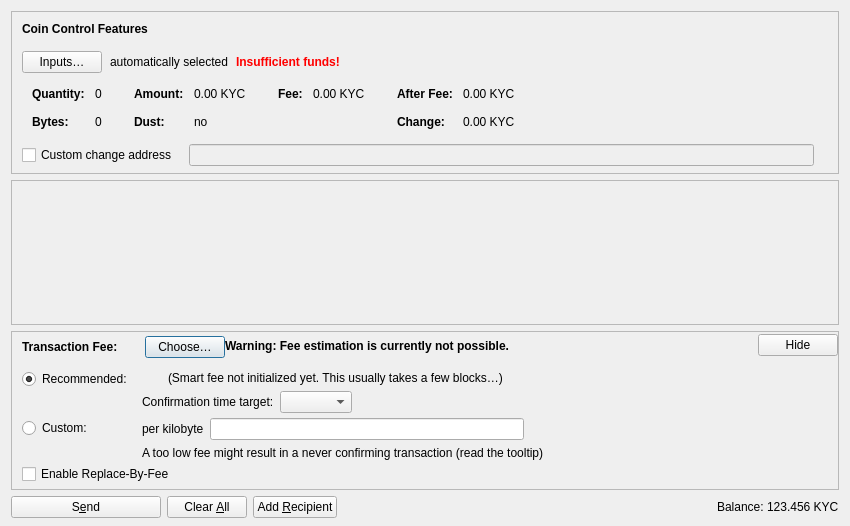
<?xml version="1.0" encoding="UTF-8"?>
<ui version="4.0">
 <class>SendCoinsDialog</class>
 <widget class="QDialog" name="SendCoinsDialog">
  <property name="geometry">
   <rect>
    <x>0</x>
    <y>0</y>
    <width>850</width>
    <height>526</height>
   </rect>
  </property>
  <property name="windowTitle">
   <string>Send Coins</string>
  </property>
  <layout class="QVBoxLayout" name="verticalLayout" stretch="0,1,0,0">
   <property name="bottomMargin">
    <number>8</number>
   </property>
   <item>
    <widget class="QFrame" name="frameCoinControl">
     <property name="sizePolicy">
      <sizepolicy hsizetype="Expanding" vsizetype="Expanding">
       <horstretch>0</horstretch>
       <verstretch>0</verstretch>
      </sizepolicy>
     </property>
     <property name="maximumSize">
      <size>
       <width>16777215</width>
       <height>16777215</height>
      </size>
     </property>
     <property name="frameShape">
      <enum>QFrame::StyledPanel</enum>
     </property>
     <property name="frameShadow">
      <enum>QFrame::Sunken</enum>
     </property>
     <layout class="QVBoxLayout" name="verticalLayoutCoinControl2">
      <property name="spacing">
       <number>0</number>
      </property>
      <property name="leftMargin">
       <number>0</number>
      </property>
      <property name="topMargin">
       <number>0</number>
      </property>
      <property name="rightMargin">
       <number>0</number>
      </property>
      <property name="bottomMargin">
       <number>6</number>
      </property>
      <item>
       <layout class="QVBoxLayout" name="verticalLayoutCoinControl" stretch="0,0,0,0,1">
        <property name="spacing">
         <number>0</number>
        </property>
        <property name="leftMargin">
         <number>10</number>
        </property>
        <property name="topMargin">
         <number>10</number>
        </property>
        <item>
         <layout class="QHBoxLayout" name="horizontalLayoutCoinControl1">
          <property name="bottomMargin">
           <number>15</number>
          </property>
          <item>
           <widget class="QLabel" name="labelCoinControlFeatures">
            <property name="sizePolicy">
             <sizepolicy hsizetype="Preferred" vsizetype="Maximum">
              <horstretch>0</horstretch>
              <verstretch>0</verstretch>
             </sizepolicy>
            </property>
            <property name="font">
             <font>
              <weight>75</weight>
              <bold>true</bold>
             </font>
            </property>
            <property name="styleSheet">
             <string notr="true">font-weight:bold;</string>
            </property>
            <property name="text">
             <string>Coin Control Features</string>
            </property>
           </widget>
          </item>
         </layout>
        </item>
        <item>
         <layout class="QHBoxLayout" name="horizontalLayoutCoinControl2" stretch="0,0,0,0">
          <property name="spacing">
           <number>8</number>
          </property>
          <property name="bottomMargin">
           <number>10</number>
          </property>
          <item>
           <widget class="QPushButton" name="pushButtonCoinControl">
            <property name="styleSheet">
             <string notr="true"/>
            </property>
            <property name="text">
             <string>Inputs…</string>
            </property>
            <property name="autoDefault">
             <bool>false</bool>
            </property>
           </widget>
          </item>
          <item>
           <widget class="QLabel" name="labelCoinControlAutomaticallySelected">
            <property name="text">
             <string>automatically selected</string>
            </property>
            <property name="margin">
             <number>5</number>
            </property>
           </widget>
          </item>
          <item>
           <widget class="QLabel" name="labelCoinControlInsuffFunds">
            <property name="font">
             <font>
              <weight>75</weight>
              <bold>true</bold>
             </font>
            </property>
            <property name="styleSheet">
             <string notr="true">color:red;font-weight:bold;</string>
            </property>
            <property name="text">
             <string>Insufficient funds!</string>
            </property>
            <property name="margin">
             <number>5</number>
            </property>
           </widget>
          </item>
          <item>
           <spacer name="horizontalSpacerCoinControl">
            <property name="orientation">
             <enum>Qt::Horizontal</enum>
            </property>
            <property name="sizeHint" stdset="0">
             <size>
              <width>40</width>
              <height>1</height>
             </size>
            </property>
           </spacer>
          </item>
         </layout>
        </item>
        <item>
         <widget class="QWidget" name="widgetCoinControl" native="true">
          <property name="sizePolicy">
           <sizepolicy hsizetype="Preferred" vsizetype="Preferred">
            <horstretch>0</horstretch>
            <verstretch>0</verstretch>
           </sizepolicy>
          </property>
          <property name="minimumSize">
           <size>
            <width>0</width>
            <height>0</height>
           </size>
          </property>
          <property name="styleSheet">
           <string notr="true"/>
          </property>
          <layout class="QHBoxLayout" name="horizontalLayoutCoinControl5">
           <property name="leftMargin">
            <number>0</number>
           </property>
           <property name="topMargin">
            <number>0</number>
           </property>
           <property name="rightMargin">
            <number>0</number>
           </property>
           <property name="bottomMargin">
            <number>0</number>
           </property>
           <item>
            <layout class="QHBoxLayout" name="horizontalLayoutCoinControl3" stretch="0,0,0,1">
             <property name="spacing">
              <number>20</number>
             </property>
             <property name="topMargin">
              <number>0</number>
             </property>
             <property name="bottomMargin">
              <number>10</number>
             </property>
             <item>
              <layout class="QFormLayout" name="formLayoutCoinControl1">
               <property name="horizontalSpacing">
                <number>10</number>
               </property>
               <property name="verticalSpacing">
                <number>14</number>
               </property>
               <property name="leftMargin">
                <number>10</number>
               </property>
               <property name="topMargin">
                <number>4</number>
               </property>
               <property name="rightMargin">
                <number>6</number>
               </property>
               <item row="0" column="0">
                <widget class="QLabel" name="labelCoinControlQuantityText">
                 <property name="font">
                  <font>
                   <weight>75</weight>
                   <bold>true</bold>
                  </font>
                 </property>
                 <property name="text">
                  <string>Quantity:</string>
                 </property>
                 <property name="margin">
                  <number>0</number>
                 </property>
                </widget>
               </item>
               <item row="0" column="1">
                <widget class="QLabel" name="labelCoinControlQuantity">
                 <property name="cursor">
                  <cursorShape>IBeamCursor</cursorShape>
                 </property>
                 <property name="contextMenuPolicy">
                  <enum>Qt::ActionsContextMenu</enum>
                 </property>
                 <property name="text">
                  <string notr="true">0</string>
                 </property>
                 <property name="margin">
                  <number>0</number>
                 </property>
                 <property name="textInteractionFlags">
                  <set>Qt::LinksAccessibleByMouse|Qt::TextSelectableByKeyboard|Qt::TextSelectableByMouse</set>
                 </property>
                </widget>
               </item>
               <item row="1" column="0">
                <widget class="QLabel" name="labelCoinControlBytesText">
                 <property name="font">
                  <font>
                   <weight>75</weight>
                   <bold>true</bold>
                  </font>
                 </property>
                 <property name="text">
                  <string>Bytes:</string>
                 </property>
                </widget>
               </item>
               <item row="1" column="1">
                <widget class="QLabel" name="labelCoinControlBytes">
                 <property name="cursor">
                  <cursorShape>IBeamCursor</cursorShape>
                 </property>
                 <property name="contextMenuPolicy">
                  <enum>Qt::ActionsContextMenu</enum>
                 </property>
                 <property name="text">
                  <string notr="true">0</string>
                 </property>
                 <property name="textInteractionFlags">
                  <set>Qt::LinksAccessibleByMouse|Qt::TextSelectableByKeyboard|Qt::TextSelectableByMouse</set>
                 </property>
                </widget>
               </item>
              </layout>
             </item>
             <item>
              <layout class="QFormLayout" name="formLayoutCoinControl2">
               <property name="horizontalSpacing">
                <number>10</number>
               </property>
               <property name="verticalSpacing">
                <number>14</number>
               </property>
               <property name="leftMargin">
                <number>6</number>
               </property>
               <property name="topMargin">
                <number>4</number>
               </property>
               <property name="rightMargin">
                <number>6</number>
               </property>
               <item row="0" column="0">
                <widget class="QLabel" name="labelCoinControlAmountText">
                 <property name="font">
                  <font>
                   <weight>75</weight>
                   <bold>true</bold>
                  </font>
                 </property>
                 <property name="text">
                  <string>Amount:</string>
                 </property>
                 <property name="margin">
                  <number>0</number>
                 </property>
                </widget>
               </item>
               <item row="0" column="1">
                <widget class="QLabel" name="labelCoinControlAmount">
                 <property name="cursor">
                  <cursorShape>IBeamCursor</cursorShape>
                 </property>
                 <property name="contextMenuPolicy">
                  <enum>Qt::ActionsContextMenu</enum>
                 </property>
                 <property name="text">
                  <string notr="true">0.00 KYC</string>
                 </property>
                 <property name="textInteractionFlags">
                  <set>Qt::LinksAccessibleByMouse|Qt::TextSelectableByKeyboard|Qt::TextSelectableByMouse</set>
                 </property>
                </widget>
               </item>
               <item row="1" column="0">
                <widget class="QLabel" name="labelCoinControlLowOutputText">
                 <property name="font">
                  <font>
                   <weight>75</weight>
                   <bold>true</bold>
                  </font>
                 </property>
                 <property name="text">
                  <string>Dust:</string>
                 </property>
                </widget>
               </item>
               <item row="1" column="1">
                <widget class="QLabel" name="labelCoinControlLowOutput">
                 <property name="cursor">
                  <cursorShape>IBeamCursor</cursorShape>
                 </property>
                 <property name="contextMenuPolicy">
                  <enum>Qt::ActionsContextMenu</enum>
                 </property>
                 <property name="text">
                  <string notr="true">no</string>
                 </property>
                 <property name="textInteractionFlags">
                  <set>Qt::LinksAccessibleByMouse|Qt::TextSelectableByKeyboard|Qt::TextSelectableByMouse</set>
                 </property>
                </widget>
               </item>
              </layout>
             </item>
             <item>
              <layout class="QFormLayout" name="formLayoutCoinControl3">
               <property name="horizontalSpacing">
                <number>10</number>
               </property>
               <property name="verticalSpacing">
                <number>14</number>
               </property>
               <property name="leftMargin">
                <number>6</number>
               </property>
               <property name="topMargin">
                <number>4</number>
               </property>
               <property name="rightMargin">
                <number>6</number>
               </property>
               <item row="0" column="0">
                <widget class="QLabel" name="labelCoinControlFeeText">
                 <property name="font">
                  <font>
                   <weight>75</weight>
                   <bold>true</bold>
                  </font>
                 </property>
                 <property name="text">
                  <string>Fee:</string>
                 </property>
                 <property name="margin">
                  <number>0</number>
                 </property>
                </widget>
               </item>
               <item row="0" column="1">
                <widget class="QLabel" name="labelCoinControlFee">
                 <property name="cursor">
                  <cursorShape>IBeamCursor</cursorShape>
                 </property>
                 <property name="contextMenuPolicy">
                  <enum>Qt::ActionsContextMenu</enum>
                 </property>
                 <property name="text">
                  <string notr="true">0.00 KYC</string>
                 </property>
                 <property name="textInteractionFlags">
                  <set>Qt::LinksAccessibleByMouse|Qt::TextSelectableByKeyboard|Qt::TextSelectableByMouse</set>
                 </property>
                </widget>
               </item>
              </layout>
             </item>
             <item>
              <layout class="QFormLayout" name="formLayoutCoinControl4">
               <property name="horizontalSpacing">
                <number>10</number>
               </property>
               <property name="verticalSpacing">
                <number>14</number>
               </property>
               <property name="leftMargin">
                <number>6</number>
               </property>
               <property name="topMargin">
                <number>4</number>
               </property>
               <property name="rightMargin">
                <number>6</number>
               </property>
               <item row="0" column="0">
                <widget class="QLabel" name="labelCoinControlAfterFeeText">
                 <property name="font">
                  <font>
                   <weight>75</weight>
                   <bold>true</bold>
                  </font>
                 </property>
                 <property name="text">
                  <string>After Fee:</string>
                 </property>
                 <property name="margin">
                  <number>0</number>
                 </property>
                </widget>
               </item>
               <item row="0" column="1">
                <widget class="QLabel" name="labelCoinControlAfterFee">
                 <property name="cursor">
                  <cursorShape>IBeamCursor</cursorShape>
                 </property>
                 <property name="contextMenuPolicy">
                  <enum>Qt::ActionsContextMenu</enum>
                 </property>
                 <property name="text">
                  <string notr="true">0.00 KYC</string>
                 </property>
                 <property name="textInteractionFlags">
                  <set>Qt::LinksAccessibleByMouse|Qt::TextSelectableByKeyboard|Qt::TextSelectableByMouse</set>
                 </property>
                </widget>
               </item>
               <item row="1" column="0">
                <widget class="QLabel" name="labelCoinControlChangeText">
                 <property name="font">
                  <font>
                   <weight>75</weight>
                   <bold>true</bold>
                  </font>
                 </property>
                 <property name="text">
                  <string>Change:</string>
                 </property>
                </widget>
               </item>
               <item row="1" column="1">
                <widget class="QLabel" name="labelCoinControlChange">
                 <property name="cursor">
                  <cursorShape>IBeamCursor</cursorShape>
                 </property>
                 <property name="contextMenuPolicy">
                  <enum>Qt::ActionsContextMenu</enum>
                 </property>
                 <property name="text">
                  <string notr="true">0.00 KYC</string>
                 </property>
                 <property name="textInteractionFlags">
                  <set>Qt::LinksAccessibleByMouse|Qt::TextSelectableByKeyboard|Qt::TextSelectableByMouse</set>
                 </property>
                </widget>
               </item>
              </layout>
             </item>
            </layout>
           </item>
          </layout>
         </widget>
        </item>
        <item>
         <layout class="QHBoxLayout" name="horizontalLayoutCoinControl4" stretch="0,0,0">
          <property name="spacing">
           <number>12</number>
          </property>
          <property name="sizeConstraint">
           <enum>QLayout::SetDefaultConstraint</enum>
          </property>
          <property name="topMargin">
           <number>5</number>
          </property>
          <property name="rightMargin">
           <number>5</number>
          </property>
          <item>
           <widget class="QCheckBox" name="checkBoxCoinControlChange">
            <property name="toolTip">
             <string>If this is activated, but the change address is empty or invalid, change will be sent to a newly generated address.</string>
            </property>
            <property name="text">
             <string>Custom change address</string>
            </property>
           </widget>
          </item>
          <item>
           <widget class="QValidatedLineEdit" name="lineEditCoinControlChange">
            <property name="enabled">
             <bool>false</bool>
            </property>
            <property name="sizePolicy">
             <sizepolicy hsizetype="Expanding" vsizetype="Fixed">
              <horstretch>0</horstretch>
              <verstretch>0</verstretch>
             </sizepolicy>
            </property>
           </widget>
          </item>
          <item>
           <widget class="QLabel" name="labelCoinControlChangeLabel">
            <property name="sizePolicy">
             <sizepolicy hsizetype="Preferred" vsizetype="Expanding">
              <horstretch>0</horstretch>
              <verstretch>0</verstretch>
             </sizepolicy>
            </property>
            <property name="minimumSize">
             <size>
              <width>0</width>
              <height>0</height>
             </size>
            </property>
            <property name="text">
             <string/>
            </property>
            <property name="margin">
             <number>3</number>
            </property>
           </widget>
          </item>
         </layout>
        </item>
        <item>
         <spacer name="verticalSpacerCoinControl">
          <property name="orientation">
           <enum>Qt::Vertical</enum>
          </property>
          <property name="sizeHint" stdset="0">
           <size>
            <width>800</width>
            <height>1</height>
           </size>
          </property>
         </spacer>
        </item>
       </layout>
      </item>
     </layout>
    </widget>
   </item>
   <item>
    <widget class="QScrollArea" name="scrollArea">
     <property name="widgetResizable">
      <bool>true</bool>
     </property>
     <widget class="QWidget" name="scrollAreaWidgetContents">
      <property name="geometry">
       <rect>
        <x>0</x>
        <y>0</y>
        <width>830</width>
        <height>104</height>
       </rect>
      </property>
      <layout class="QVBoxLayout" name="verticalLayout_2" stretch="0,1">
       <property name="leftMargin">
        <number>0</number>
       </property>
       <property name="topMargin">
        <number>0</number>
       </property>
       <property name="rightMargin">
        <number>0</number>
       </property>
       <property name="bottomMargin">
        <number>0</number>
       </property>
       <item>
        <layout class="QVBoxLayout" name="entries">
         <property name="spacing">
          <number>6</number>
         </property>
        </layout>
       </item>
       <item>
        <spacer name="verticalSpacer">
         <property name="orientation">
          <enum>Qt::Vertical</enum>
         </property>
         <property name="sizeHint" stdset="0">
          <size>
           <width>20</width>
           <height>40</height>
          </size>
         </property>
        </spacer>
       </item>
      </layout>
     </widget>
    </widget>
   </item>
   <item>
    <widget class="QFrame" name="frameFee">
     <property name="sizePolicy">
      <sizepolicy hsizetype="Expanding" vsizetype="Expanding">
       <horstretch>0</horstretch>
       <verstretch>0</verstretch>
      </sizepolicy>
     </property>
     <property name="maximumSize">
      <size>
       <width>16777215</width>
       <height>16777215</height>
      </size>
     </property>
     <property name="frameShape">
      <enum>QFrame::StyledPanel</enum>
     </property>
     <property name="frameShadow">
      <enum>QFrame::Sunken</enum>
     </property>
     <layout class="QVBoxLayout" name="verticalLayoutFee1">
      <property name="spacing">
       <number>0</number>
      </property>
      <property name="leftMargin">
       <number>0</number>
      </property>
      <property name="topMargin">
       <number>0</number>
      </property>
      <property name="rightMargin">
       <number>0</number>
      </property>
      <property name="bottomMargin">
       <number>0</number>
      </property>
      <item>
       <layout class="QVBoxLayout" name="verticalLayoutFee2" stretch="0,0,0">
        <property name="spacing">
         <number>0</number>
        </property>
        <property name="leftMargin">
         <number>10</number>
        </property>
        <property name="topMargin">
         <number>0</number>
        </property>
        <item>
         <layout class="QHBoxLayout" name="horizontalLayoutFee1">
          <property name="bottomMargin">
           <number>0</number>
          </property>
          <item>
           <layout class="QVBoxLayout" name="verticalLayoutFee7">
            <property name="spacing">
             <number>0</number>
            </property>
            <item>
             <spacer name="verticalSpacerSmartFee">
              <property name="orientation">
               <enum>Qt::Vertical</enum>
              </property>
              <property name="sizeType">
               <enum>QSizePolicy::Fixed</enum>
              </property>
              <property name="sizeHint" stdset="0">
               <size>
                <width>1</width>
                <height>4</height>
               </size>
              </property>
             </spacer>
            </item>
            <item>
             <layout class="QHBoxLayout" name="horizontalLayoutSmartFee">
              <property name="spacing">
               <number>10</number>
              </property>
              <item>
               <widget class="QLabel" name="labelFeeHeadline">
                <property name="sizePolicy">
                 <sizepolicy hsizetype="Preferred" vsizetype="Maximum">
                  <horstretch>0</horstretch>
                  <verstretch>0</verstretch>
                 </sizepolicy>
                </property>
                <property name="font">
                 <font>
                  <weight>75</weight>
                  <bold>true</bold>
                 </font>
                </property>
                <property name="styleSheet">
                 <string notr="true">font-weight:bold;</string>
                </property>
                <property name="text">
                 <string>Transaction Fee:</string>
                </property>
               </widget>
              </item>
              <item>
               <widget class="QLabel" name="labelFeeMinimized">
                <property name="text">
                 <string/>
                </property>
               </widget>
              </item>
              <item>
               <widget class="QPushButton" name="buttonChooseFee">
                <property name="text">
                 <string>Choose…</string>
                </property>
               </widget>
              </item>
             </layout>
            </item>
            <item>
             <spacer name="verticalSpacer_5">
              <property name="orientation">
               <enum>Qt::Vertical</enum>
              </property>
              <property name="sizeHint" stdset="0">
               <size>
                <width>1</width>
                <height>1</height>
               </size>
              </property>
             </spacer>
            </item>
           </layout>
          </item>
          <item>
           <widget class="QLabel" name="fallbackFeeWarningLabel">
            <property name="toolTip">
             <string>Using the fallbackfee can result in sending a transaction that will take several hours or days (or never) to confirm. Consider choosing your fee manually or wait until you have validated the complete chain.</string>
            </property>
            <property name="font">
            <font>
                <weight>75</weight>
                <bold>true</bold>
            </font>
            </property>
            <property name="text">
             <string>Warning: Fee estimation is currently not possible.</string>
            </property>
            <property name="wordWrap">
             <bool>false</bool>
            </property>
           </widget>
          </item>
          <item>
           <spacer name="horizontalSpacer_4">
            <property name="orientation">
             <enum>Qt::Horizontal</enum>
            </property>
            <property name="sizeType">
             <enum>QSizePolicy::MinimumExpanding</enum>
            </property>
            <property name="sizeHint" stdset="0">
             <size>
              <width>40</width>
              <height>20</height>
             </size>
            </property>
           </spacer>
          </item>
          <item>
           <widget class="QPushButton" name="buttonMinimizeFee">
            <property name="toolTip">
             <string>Hide transaction fee settings</string>
            </property>
            <property name="text">
             <string>Hide</string>
            </property>
           </widget>
          </item>
         </layout>
        </item>
        <item>
         <widget class="QFrame" name="frameFeeSelection">
          <layout class="QVBoxLayout" name="verticalLayoutFee12">
           <property name="spacing">
            <number>0</number>
           </property>
           <property name="leftMargin">
            <number>0</number>
           </property>
           <property name="topMargin">
            <number>0</number>
           </property>
           <property name="rightMargin">
            <number>0</number>
           </property>
           <property name="bottomMargin">
            <number>0</number>
           </property>
           <item>
            <layout class="QGridLayout" name="gridLayoutFee">
             <property name="topMargin">
              <number>10</number>
             </property>
             <property name="bottomMargin">
              <number>4</number>
             </property>
             <property name="horizontalSpacing">
              <number>10</number>
             </property>
             <property name="verticalSpacing">
              <number>4</number>
             </property>
             <item row="1" column="1">
              <layout class="QVBoxLayout" name="verticalLayoutFee8">
               <property name="spacing">
                <number>6</number>
               </property>
               <item>
                <layout class="QHBoxLayout" name="horizontalLayoutFee13">
                 <item>
                  <widget class="QLabel" name="labelCustomPerKilobyte">
                   <property name="toolTip">
                    <string>Specify a custom fee per kB (1,000 bytes) of the transaction's virtual size.

Note:  Since the fee is calculated on a per-byte basis, a fee rate of "100 howlers per kvB" for a transaction size of 500 virtual bytes (half of 1 kvB) would ultimately yield a fee of only 50 howlers.</string>
                   </property>
                   <property name="text">
                    <string>per kilobyte</string>
                   </property>
                  </widget>
                 </item>
                 <item>
                  <widget class="KoyotecoinAmountField" name="customFee"/>
                 </item>
                 <item>
                  <spacer name="horizontalSpacer_6">
                   <property name="orientation">
                    <enum>Qt::Horizontal</enum>
                   </property>
                   <property name="sizeHint" stdset="0">
                    <size>
                     <width>1</width>
                     <height>1</height>
                    </size>
                   </property>
                  </spacer>
                 </item>
                </layout>
               </item>
               <item>
                <layout class="QHBoxLayout" name="horizontalLayoutFee8">
                 <item>
                  <widget class="QLabel" name="labelCustomFeeWarning">
                   <property name="enabled">
                    <bool>true</bool>
                   </property>
                   <property name="toolTip">
                    <string>When there is less transaction volume than space in the blocks, miners as well as relaying nodes may enforce a minimum fee. Paying only this minimum fee is just fine, but be aware that this can result in a never confirming transaction once there is more demand for koyotecoin transactions than the network can process.</string>
                   </property>
                   <property name="text">
                    <string>A too low fee might result in a never confirming transaction (read the tooltip)</string>
                   </property>
                  </widget>
                 </item>
                 <item>
                  <spacer name="horizontalSpacer_2">
                   <property name="orientation">
                    <enum>Qt::Horizontal</enum>
                   </property>
                   <property name="sizeHint" stdset="0">
                    <size>
                     <width>1</width>
                     <height>1</height>
                    </size>
                   </property>
                  </spacer>
                 </item>
                </layout>
               </item>
              </layout>
             </item>
             <item row="0" column="0">
              <layout class="QVBoxLayout" name="verticalLayoutFee4" stretch="0,1">
               <item>
                <widget class="QRadioButton" name="radioSmartFee">
                 <property name="text">
                  <string>Recommended:</string>
                 </property>
                 <property name="checked">
                  <bool>true</bool>
                 </property>
                 <attribute name="buttonGroup">
                  <string notr="true">groupFee</string>
                 </attribute>
                </widget>
               </item>
               <item>
                <spacer name="verticalSpacer_2">
                 <property name="orientation">
                  <enum>Qt::Vertical</enum>
                 </property>
                 <property name="sizeHint" stdset="0">
                  <size>
                   <width>1</width>
                   <height>1</height>
                  </size>
                 </property>
                </spacer>
               </item>
              </layout>
             </item>
             <item row="1" column="0">
              <layout class="QVBoxLayout" name="verticalLayoutFee9" stretch="0,1">
               <item>
                <widget class="QRadioButton" name="radioCustomFee">
                 <property name="text">
                  <string>Custom:</string>
                 </property>
                 <attribute name="buttonGroup">
                  <string notr="true">groupFee</string>
                 </attribute>
                </widget>
               </item>
               <item>
                <spacer name="verticalSpacer_6">
                 <property name="orientation">
                  <enum>Qt::Vertical</enum>
                 </property>
                 <property name="sizeHint" stdset="0">
                  <size>
                   <width>1</width>
                   <height>1</height>
                  </size>
                 </property>
                </spacer>
               </item>
              </layout>
             </item>
             <item row="0" column="1">
              <layout class="QVBoxLayout" name="verticalLayoutFee3" stretch="0,0,1">
               <property name="spacing">
                <number>6</number>
               </property>
               <property name="topMargin">
                <number>2</number>
               </property>
               <item>
                <layout class="QHBoxLayout" name="horizontalLayoutFee12">
                 <item>
                  <widget class="QLabel" name="labelSmartFee">
                   <property name="text">
                    <string/>
                   </property>
                  </widget>
                 </item>
                 <item>
                  <widget class="QLabel" name="labelFeeEstimation">
                   <property name="text">
                    <string/>
                   </property>
                  </widget>
                 </item>
                 <item>
                  <widget class="QLabel" name="labelSmartFee2">
                   <property name="text">
                    <string>(Smart fee not initialized yet. This usually takes a few blocks…)</string>
                   </property>
                  </widget>
                 </item>
                 <item>
                  <spacer name="horizontalSpacer_5">
                   <property name="orientation">
                    <enum>Qt::Horizontal</enum>
                   </property>
                   <property name="sizeHint" stdset="0">
                    <size>
                     <width>1</width>
                     <height>1</height>
                    </size>
                   </property>
                  </spacer>
                 </item>
                </layout>
               </item>
               <item>
                <layout class="QHBoxLayout" name="horizontalLayoutFee9">
                 <item>
                  <layout class="QVBoxLayout" name="verticalLayoutFee6">
                   <item>
                    <widget class="QLabel" name="labelSmartFee3">
                     <property name="text">
                      <string>Confirmation time target:</string>
                     </property>
                    </widget>
                   </item>
                  </layout>
                 </item>
                 <item>
                  <layout class="QVBoxLayout" name="verticalLayoutFee5">
                   <property name="rightMargin">
                    <number>30</number>
                   </property>
                   <item>
                    <layout class="QHBoxLayout" name="horizontalLayoutConfTarget">
                     <property name="bottomMargin">
                      <number>0</number>
                     </property>
                     <item>
                      <widget class="QComboBox" name="confTargetSelector"/>
                     </item>
                     <item>
                      <spacer name="horizontalSpacerConfTarget">
                       <property name="orientation">
                        <enum>Qt::Horizontal</enum>
                       </property>
                       <property name="sizeHint" stdset="0">
                        <size>
                         <width>40</width>
                         <height>20</height>
                        </size>
                       </property>
                      </spacer>
                     </item>
                    </layout>
                   </item>
                  </layout>
                 </item>
                </layout>
               </item>
               <item>
                <spacer name="verticalSpacer_4">
                 <property name="orientation">
                  <enum>Qt::Vertical</enum>
                 </property>
                 <property name="sizeHint" stdset="0">
                  <size>
                   <width>1</width>
                   <height>1</height>
                  </size>
                 </property>
                </spacer>
               </item>
              </layout>
             </item>
            </layout>
           </item>
           <item>
            <widget class="QCheckBox" name="optInRBF">
             <property name="text">
              <string>Enable Replace-By-Fee</string>
             </property>
             <property name="toolTip">
              <string>With Replace-By-Fee (BIP-125) you can increase a transaction's fee after it is sent. Without this, a higher fee may be recommended to compenhowle for increased transaction delay risk.</string>
             </property>
            </widget>
           </item>
          </layout>
         </widget>
        </item>
        <item>
         <spacer name="verticalSpacerFee">
          <property name="orientation">
           <enum>Qt::Vertical</enum>
          </property>
          <property name="sizeHint" stdset="0">
           <size>
            <width>40</width>
            <height>5</height>
           </size>
          </property>
         </spacer>
        </item>
       </layout>
      </item>
     </layout>
    </widget>
   </item>
   <item>
    <layout class="QHBoxLayout" name="horizontalLayout">
     <item>
      <widget class="QPushButton" name="sendButton">
       <property name="minimumSize">
        <size>
         <width>150</width>
         <height>0</height>
        </size>
       </property>
       <property name="toolTip">
        <string>Confirm the send action</string>
       </property>
       <property name="text">
        <string>S&amp;end</string>
       </property>
       <property name="icon">
        <iconset resource="../koyotecoin.qrc">
         <normaloff>:/icons/send</normaloff>:/icons/send</iconset>
       </property>
       <property name="autoDefault">
        <bool>false</bool>
       </property>
       <property name="default">
        <bool>false</bool>
       </property>
      </widget>
     </item>
     <item>
      <widget class="QPushButton" name="clearButton">
       <property name="sizePolicy">
        <sizepolicy hsizetype="Minimum" vsizetype="Fixed">
         <horstretch>0</horstretch>
         <verstretch>0</verstretch>
        </sizepolicy>
       </property>
       <property name="toolTip">
        <string>Clear all fields of the form.</string>
       </property>
       <property name="text">
        <string>Clear &amp;All</string>
       </property>
       <property name="icon">
        <iconset resource="../koyotecoin.qrc">
         <normaloff>:/icons/remove</normaloff>:/icons/remove</iconset>
       </property>
       <property name="autoDefault">
        <bool>false</bool>
       </property>
      </widget>
     </item>
     <item>
      <widget class="QPushButton" name="addButton">
       <property name="toolTip">
        <string>Send to multiple recipients at once</string>
       </property>
       <property name="text">
        <string>Add &amp;Recipient</string>
       </property>
       <property name="icon">
        <iconset resource="../koyotecoin.qrc">
         <normaloff>:/icons/add</normaloff>:/icons/add</iconset>
       </property>
       <property name="autoDefault">
        <bool>false</bool>
       </property>
      </widget>
     </item>
     <item>
      <spacer name="horizontalSpacer">
       <property name="orientation">
        <enum>Qt::Horizontal</enum>
       </property>
       <property name="sizeHint" stdset="0">
        <size>
         <width>40</width>
         <height>20</height>
        </size>
       </property>
      </spacer>
     </item>
     <item>
      <layout class="QHBoxLayout" name="horizontalLayout_2">
       <property name="spacing">
        <number>3</number>
       </property>
       <item>
        <widget class="QLabel" name="labelBalanceName">
         <property name="sizePolicy">
          <sizepolicy hsizetype="Preferred" vsizetype="Fixed">
           <horstretch>0</horstretch>
           <verstretch>0</verstretch>
          </sizepolicy>
         </property>
         <property name="text">
          <string>Balance:</string>
         </property>
        </widget>
       </item>
       <item>
        <widget class="QLabel" name="labelBalance">
         <property name="sizePolicy">
          <sizepolicy hsizetype="Preferred" vsizetype="Fixed">
           <horstretch>0</horstretch>
           <verstretch>0</verstretch>
          </sizepolicy>
         </property>
         <property name="cursor">
          <cursorShape>IBeamCursor</cursorShape>
         </property>
         <property name="text">
          <string notr="true">123.456 KYC</string>
         </property>
         <property name="textInteractionFlags">
          <set>Qt::LinksAccessibleByMouse|Qt::TextSelectableByKeyboard|Qt::TextSelectableByMouse</set>
         </property>
        </widget>
       </item>
      </layout>
     </item>
    </layout>
   </item>
  </layout>
 </widget>
 <customwidgets>
  <customwidget>
   <class>QValidatedLineEdit</class>
   <extends>QLineEdit</extends>
   <header>qt/qvalidatedlineedit.h</header>
  </customwidget>
  <customwidget>
   <class>KoyotecoinAmountField</class>
   <extends>QLineEdit</extends>
   <header>qt/koyotecoinamountfield.h</header>
   <container>1</container>
  </customwidget>
 </customwidgets>
 <resources>
  <include location="../koyotecoin.qrc"/>
 </resources>
 <connections/>
 <buttongroups>
  <buttongroup name="groupFee"/>
 </buttongroups>
</ui>
